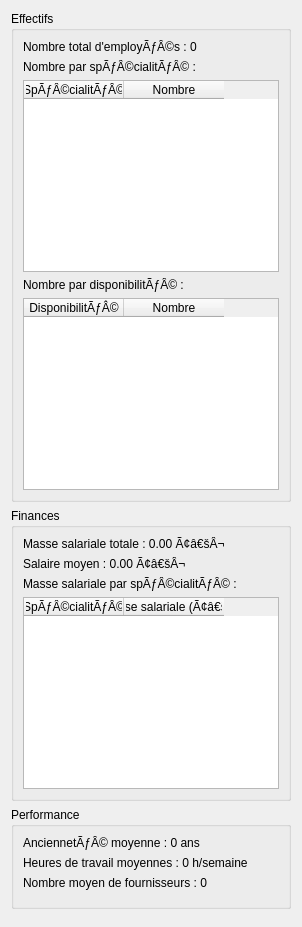
          <widget class="QWidget" name="tabStatistiques">
           <attribute name="title">
            <string>Statistiques</string>
           </attribute>
           <layout class="QVBoxLayout" name="vertical_statistiques">
            <item>
             <widget class="QGroupBox" name="groupEffectifs">
              <property name="title">
               <string>Effectifs</string>
              </property>
              <layout class="QVBoxLayout" name="vEffectifs">
               <item>
                <widget class="QLabel" name="label_total_employes">
                 <property name="text">
                  <string>Nombre total d'employÃƒÂ©s : 0</string>
                 </property>
                </widget>
               </item>
               <item>
                <widget class="QLabel" name="label_par_specialite">
                 <property name="text">
                  <string>Nombre par spÃƒÂ©cialitÃƒÂ© :</string>
                 </property>
                </widget>
               </item>
               <item>
                <widget class="QTableWidget" name="table_effectifs_spec">
                 <property name="maximumHeight">
                  <number>150</number>
                 </property>
                 <property name="columnCount">
                  <number>2</number>
                 </property>
                 <column>
                  <property name="text">
                   <string>SpÃƒÂ©cialitÃƒÂ©</string>
                  </property>
                 </column>
                 <column>
                  <property name="text">
                   <string>Nombre</string>
                  </property>
                 </column>
                </widget>
               </item>
               <item>
                <widget class="QLabel" name="label_par_disponibilite">
                 <property name="text">
                  <string>Nombre par disponibilitÃƒÂ© :</string>
                 </property>
                </widget>
               </item>
               <item>
                <widget class="QTableWidget" name="table_effectifs_disp">
                 <property name="maximumHeight">
                  <number>120</number>
                 </property>
                 <property name="columnCount">
                  <number>2</number>
                 </property>
                 <column>
                  <property name="text">
                   <string>DisponibilitÃƒÂ©</string>
                  </property>
                 </column>
                 <column>
                  <property name="text">
                   <string>Nombre</string>
                  </property>
                 </column>
                </widget>
               </item>
              </layout>
             </widget>
            </item>
            <item>
             <widget class="QGroupBox" name="groupFinances">
              <property name="title">
               <string>Finances</string>
              </property>
              <layout class="QVBoxLayout" name="vFinances">
               <item>
                <widget class="QLabel" name="label_masse_salariale">
                 <property name="text">
                  <string>Masse salariale totale : 0.00 Ã¢â€šÂ¬</string>
                 </property>
                </widget>
               </item>
               <item>
                <widget class="QLabel" name="label_salaire_moyen">
                 <property name="text">
                  <string>Salaire moyen : 0.00 Ã¢â€šÂ¬</string>
                 </property>
                </widget>
               </item>
               <item>
                <widget class="QLabel" name="label_par_specialite_sal">
                 <property name="text">
                  <string>Masse salariale par spÃƒÂ©cialitÃƒÂ© :</string>
                 </property>
                </widget>
               </item>
               <item>
                <widget class="QTableWidget" name="table_finances_spec">
                 <property name="maximumHeight">
                  <number>150</number>
                 </property>
                 <property name="columnCount">
                  <number>2</number>
                 </property>
                 <column>
                  <property name="text">
                   <string>SpÃƒÂ©cialitÃƒÂ©</string>
                  </property>
                 </column>
                 <column>
                  <property name="text">
                   <string>Masse salariale (Ã¢â€šÂ¬)</string>
                  </property>
                 </column>
                </widget>
               </item>
              </layout>
             </widget>
            </item>
            <item>
             <widget class="QGroupBox" name="groupPerformance">
              <property name="title">
               <string>Performance</string>
              </property>
              <layout class="QVBoxLayout" name="vPerformance">
               <item>
                <widget class="QLabel" name="label_anciennete_moyenne">
                 <property name="text">
                  <string>AnciennetÃƒÂ© moyenne : 0 ans</string>
                 </property>
                </widget>
               </item>
               <item>
                <widget class="QLabel" name="label_heures_moyennes">
                 <property name="text">
                  <string>Heures de travail moyennes : 0 h/semaine</string>
                 </property>
                </widget>
               </item>
               <item>
                <widget class="QLabel" name="label_fournisseurs_moyen">
                 <property name="text">
                  <string>Nombre moyen de fournisseurs : 0</string>
                 </property>
                </widget>
               </item>
               <item>
                <spacer name="spacerPerf">
                 <property name="orientation">
                  <enum>Qt::Vertical</enum>
                 </property>
                </spacer>
               </item>
              </layout>
             </widget>
            </item>
            <item>
             <spacer name="verticalSpacer_stats">
              <property name="orientation">
               <enum>Qt::Vertical</enum>
              </property>
             </spacer>
            </item>
           </layout>
          </widget>
